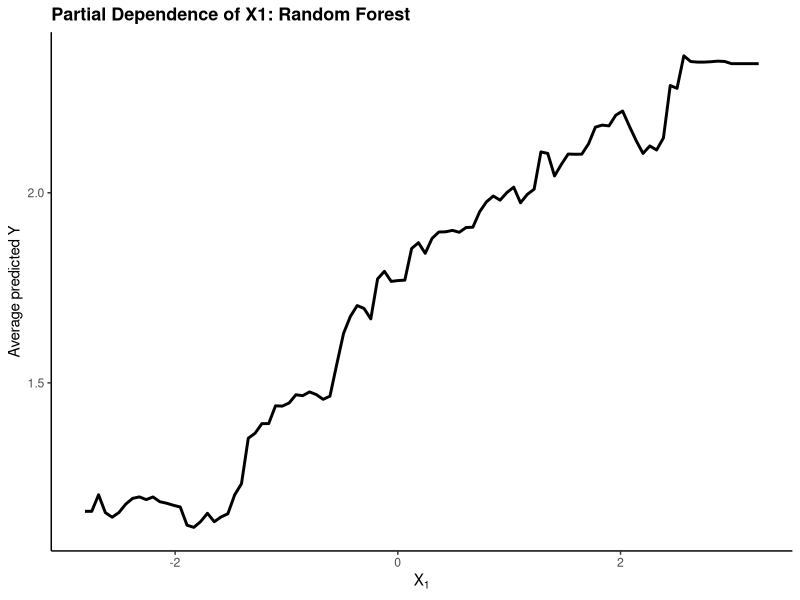
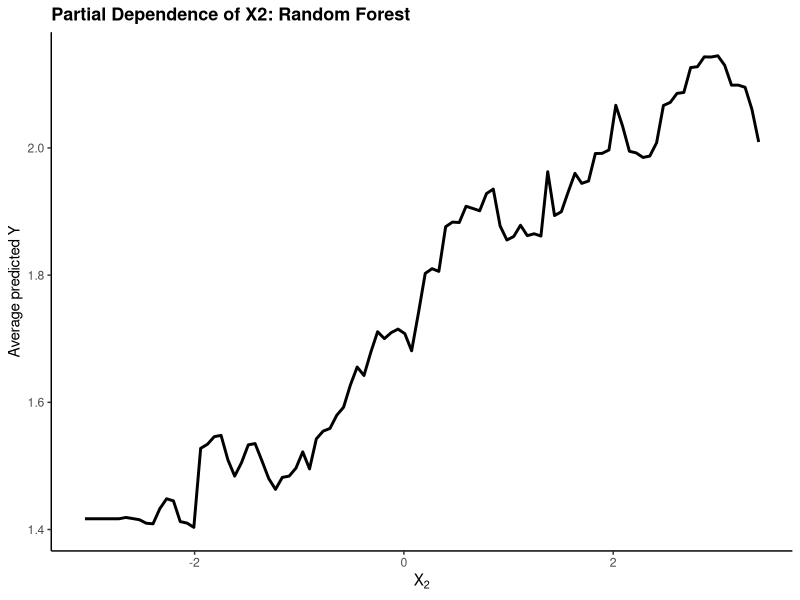
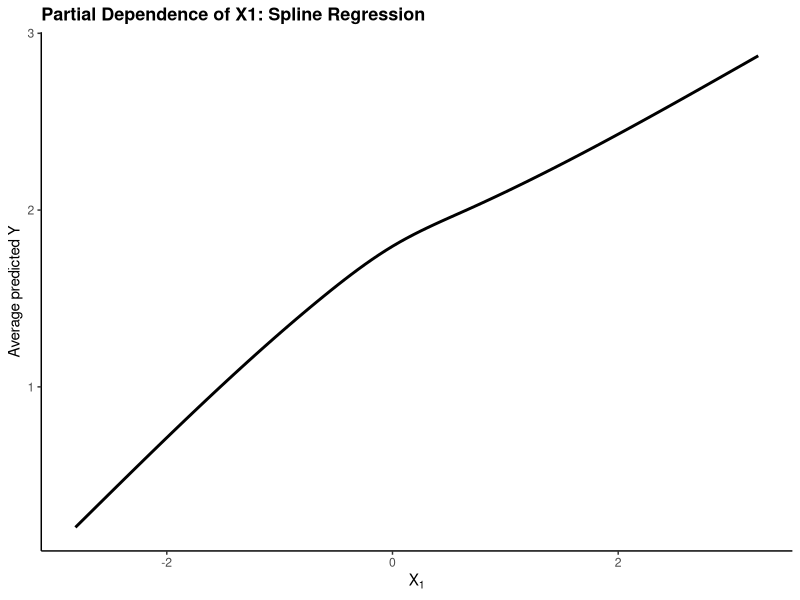
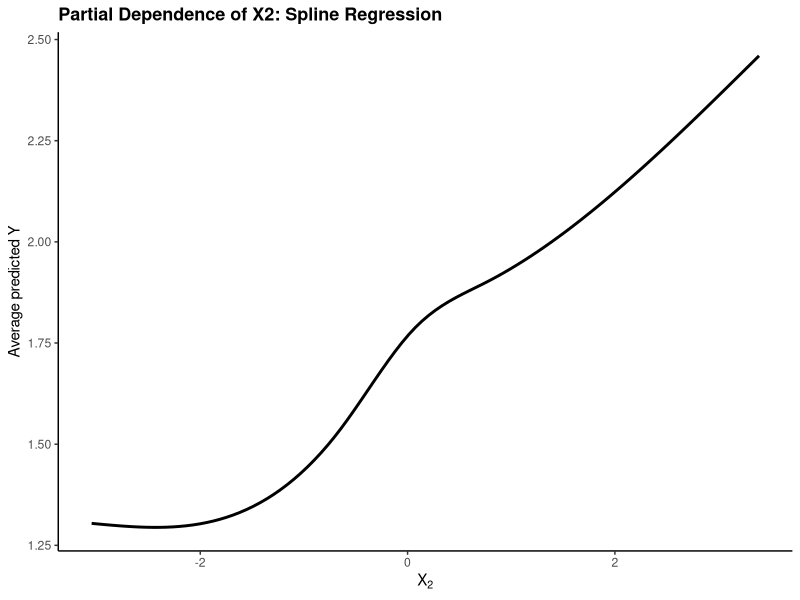

Recreate these plots in R, in order.
## ---- chunk 1
set.seed(123)

n <- 1000
## ---- chunk 2
x1 <- rnorm(n, mean = 0, sd = 1)
x2 <- rnorm(n, mean = 0, sd = 1)
x3 <- rbinom(n, size = 1, prob = 0.4)
## ---- chunk 3
sigmoid <- function(x) {
  1 / (1 + exp(-x))
}
## ---- chunk 4
mu <- sqrt(5) * sigmoid(x1 + x3) +
      sqrt(5) * sigmoid(x2) * x3
## ---- chunk 5
y <- mu + rnorm(n, mean = 0, sd = 1)
## ---- chunk 6
dat <- data.frame(
  y = y,
  x1 = x1,
  x2 = x2,
  x3 = x3
)

head(dat)
## ---- chunk 7
#| warning: false
#| message: false

library(randomForest)

set.seed(123)

rf_fit <- randomForest(
  y ~ x1 + x2 + x3,
  data = dat,
  ntree = 500
)

rf_summary <- data.frame(
  Metric = c(
    "Model type",
    "Number of trees",
    "Variables tried at each split",
    "Out-of-bag mean squared error",
    "Variance explained"
  ),
  Value = c(
    "Regression",
    rf_fit$ntree,
    rf_fit$mtry,
    round(rf_fit$mse[rf_fit$ntree], 3),
    paste0(round(100 * rf_fit$rsq[rf_fit$ntree], 1), "%")
  )
)

knitr::kable(
  rf_summary,
  caption = "Random forest model summary"
)
## ---- chunk 8
#| warning: false
#| message: false

library(splines)

spline_fit <- lm(
  y ~ ns(x1, df = 4) * x3 +
      ns(x2, df = 4) * x3,
  data = dat
)

spline_summary <- summary(spline_fit)

spline_table <- data.frame(
  Metric = c(
    "Model type",
    "Number of observations",
    "Residual standard error",
    "R-squared",
    "Adjusted R-squared"
  ),
  Value = c(
    "Linear regression with natural splines",
    nobs(spline_fit),
    round(spline_summary$sigma, 3),
    round(spline_summary$r.squared, 3),
    round(spline_summary$adj.r.squared, 3)
  )
)

knitr::kable(
  spline_table,
  caption = "Spline regression model summary"
)
## ---- chunk 9
x1_grid <- seq(
  min(dat$x1),
  max(dat$x1),
  length.out = 100
)
## ---- chunk 10
rf_pdp_x1 <- sapply(x1_grid, function(x1_value) {

  new_dat <- dat

  new_dat$x1 <- x1_value

  predictions <- predict(
    rf_fit,
    newdata = new_dat
  )

  mean(predictions)
})
## ---- chunk 11
rf_pdp_x1_df <- data.frame(
  x1 = x1_grid,
  partial_dependence = rf_pdp_x1
)

head(rf_pdp_x1_df)
## ---- chunk 12
#| warning: false
#| message: false

library(ggplot2)

ggplot(
  rf_pdp_x1_df,
  aes(x = x1, y = partial_dependence)
) +
  geom_line(linewidth = 1) +
  labs(
  title = "Partial Dependence of X1: Random Forest",
  x = expression(X[1]),
  y = "Average predicted Y"
) +
  theme_classic() +
theme(
  plot.title = element_text(face = "bold", size = 13)
)
## ---- chunk 13
x2_grid <- seq(
  min(dat$x2),
  max(dat$x2),
  length.out = 100
)
## ---- chunk 14
rf_pdp_x2 <- sapply(x2_grid, function(x2_value) {

  new_dat <- dat

  new_dat$x2 <- x2_value

  predictions <- predict(
    rf_fit,
    newdata = new_dat
  )

  mean(predictions)
})
## ---- chunk 15
rf_pdp_x2_df <- data.frame(
  x2 = x2_grid,
  partial_dependence = rf_pdp_x2
)

head(rf_pdp_x2_df)
## ---- chunk 16
ggplot(
  rf_pdp_x2_df,
  aes(x = x2, y = partial_dependence)
) +
  geom_line(linewidth = 1) +
  labs(
    title = "Partial Dependence of X2: Random Forest",
    x = expression(X[2]),
    y = "Average predicted Y"
  ) +
  theme_classic() +
  theme(
    plot.title = element_text(face = "bold", size = 13)
  )
## ---- chunk 17
spline_pdp_x1 <- sapply(x1_grid, function(x1_value) {

  new_dat <- dat

  new_dat$x1 <- x1_value

  predictions <- predict(
    spline_fit,
    newdata = new_dat
  )

  mean(predictions)
})
## ---- chunk 18
spline_pdp_x1_df <- data.frame(
  x1 = x1_grid,
  partial_dependence = spline_pdp_x1
)

head(spline_pdp_x1_df)
## ---- chunk 19
ggplot(
  spline_pdp_x1_df,
  aes(x = x1, y = partial_dependence)
) +
  geom_line(linewidth = 1) +
  labs(
    title = "Partial Dependence of X1: Spline Regression",
    x = expression(X[1]),
    y = "Average predicted Y"
  ) +
  theme_classic() +
  theme(
    plot.title = element_text(face = "bold", size = 13)
  )
## ---- chunk 20
spline_pdp_x2 <- sapply(x2_grid, function(x2_value) {

  new_dat <- dat

  new_dat$x2 <- x2_value

  predictions <- predict(
    spline_fit,
    newdata = new_dat
  )

  mean(predictions)
})
## ---- chunk 21
spline_pdp_x2_df <- data.frame(
  x2 = x2_grid,
  partial_dependence = spline_pdp_x2
)

head(spline_pdp_x2_df)
## ---- chunk 22
ggplot(
  spline_pdp_x2_df,
  aes(x = x2, y = partial_dependence)
) +
  geom_line(linewidth = 1) +
  labs(
    title = "Partial Dependence of X2: Spline Regression",
    x = expression(X[2]),
    y = "Average predicted Y"
  ) +
  theme_classic() +
  theme(
    plot.title = element_text(face = "bold", size = 13)
  )
